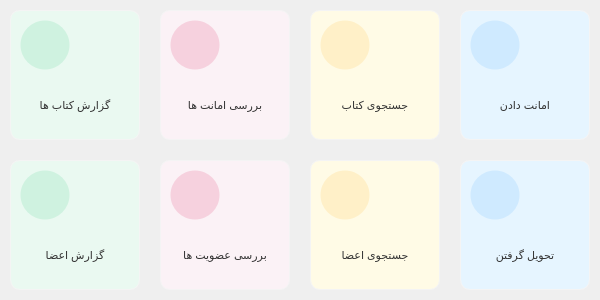
   <widget class="QFrame" name="frame_quick_acc">
    <property name="geometry">
     <rect>
      <x>60</x>
      <y>370</y>
      <width>600</width>
      <height>300</height>
     </rect>
    </property>
    <property name="styleSheet">
     <string notr="true">border-width:0px;
border-style:solid;
border-radius: 10px;
border-color: rgb(255, 255, 255);
color: rgb(50, 50, 50);</string>
    </property>
    <property name="frameShape">
     <enum>QFrame::StyledPanel</enum>
    </property>
    <property name="frameShadow">
     <enum>QFrame::Raised</enum>
    </property>
    <widget class="QFrame" name="frame_acc_2">
     <property name="geometry">
      <rect>
       <x>460</x>
       <y>160</y>
       <width>130</width>
       <height>130</height>
      </rect>
     </property>
     <property name="cursor">
      <cursorShape>PointingHandCursor</cursorShape>
     </property>
     <property name="styleSheet">
      <string notr="true">border-width:1px;
border-style:solid;
border-radius: 10px;
border-color: rgb(244, 244, 244);
background-color: rgb(230, 245, 255);</string>
     </property>
     <property name="frameShape">
      <enum>QFrame::NoFrame</enum>
     </property>
     <property name="frameShadow">
      <enum>QFrame::Raised</enum>
     </property>
     <widget class="QLabel" name="lbl_acc_2_icon">
      <property name="geometry">
       <rect>
        <x>10</x>
        <y>10</y>
        <width>50</width>
        <height>50</height>
       </rect>
      </property>
      <property name="styleSheet">
       <string notr="true">border-width:1px;
border-style:solid;
border-radius: 25px;
border-color: rgba(244, 244, 244, 0);
background-color: rgb(207, 234, 255);</string>
      </property>
      <property name="frameShape">
       <enum>QFrame::NoFrame</enum>
      </property>
      <property name="text">
       <string/>
      </property>
      <property name="pixmap">
       <pixmap>:/Other/Assets/Other/habit-40.png</pixmap>
      </property>
      <property name="scaledContents">
       <bool>false</bool>
      </property>
      <property name="alignment">
       <set>Qt::AlignCenter</set>
      </property>
     </widget>
     <widget class="QLabel" name="lbl_acc_2_title">
      <property name="geometry">
       <rect>
        <x>10</x>
        <y>70</y>
        <width>110</width>
        <height>50</height>
       </rect>
      </property>
      <property name="font">
       <font>
        <pointsize>8</pointsize>
       </font>
      </property>
      <property name="styleSheet">
       <string notr="true">border-color: rgba(0, 0, 0,0);
background-color: rgba(0, 0, 0, 0);
color: rgb(50, 50, 50);</string>
      </property>
      <property name="text">
       <string>تحویل گرفتن</string>
      </property>
      <property name="alignment">
       <set>Qt::AlignCenter</set>
      </property>
     </widget>
    </widget>
    <widget class="QFrame" name="frame_acc_3">
     <property name="geometry">
      <rect>
       <x>310</x>
       <y>10</y>
       <width>130</width>
       <height>130</height>
      </rect>
     </property>
     <property name="cursor">
      <cursorShape>PointingHandCursor</cursorShape>
     </property>
     <property name="styleSheet">
      <string notr="true">border-width:1px;
border-style:solid;
border-radius: 10px;
border-color: rgb(244, 244, 244);
background-color: rgb(255, 251, 230);</string>
     </property>
     <property name="frameShape">
      <enum>QFrame::NoFrame</enum>
     </property>
     <property name="frameShadow">
      <enum>QFrame::Raised</enum>
     </property>
     <widget class="QLabel" name="lbl_acc_3_icon">
      <property name="geometry">
       <rect>
        <x>10</x>
        <y>10</y>
        <width>50</width>
        <height>50</height>
       </rect>
      </property>
      <property name="styleSheet">
       <string notr="true">border-width:1px;
border-style:solid;
border-radius: 25px;
border-color: rgba(244, 244, 244, 0);
background-color: rgb(255, 240, 200);</string>
      </property>
      <property name="frameShape">
       <enum>QFrame::NoFrame</enum>
      </property>
      <property name="text">
       <string/>
      </property>
      <property name="pixmap">
       <pixmap>:/Other/Assets/Other/search-40px.png</pixmap>
      </property>
      <property name="scaledContents">
       <bool>false</bool>
      </property>
      <property name="alignment">
       <set>Qt::AlignCenter</set>
      </property>
     </widget>
     <widget class="QLabel" name="lbl_acc_3_title">
      <property name="geometry">
       <rect>
        <x>10</x>
        <y>70</y>
        <width>110</width>
        <height>50</height>
       </rect>
      </property>
      <property name="font">
       <font>
        <pointsize>8</pointsize>
       </font>
      </property>
      <property name="styleSheet">
       <string notr="true">border-color: rgba(0, 0, 0,0);
background-color: rgba(0, 0, 0, 0);
color: rgb(50, 50, 50);</string>
      </property>
      <property name="text">
       <string>جستجوی کتاب</string>
      </property>
      <property name="alignment">
       <set>Qt::AlignCenter</set>
      </property>
     </widget>
    </widget>
    <widget class="QFrame" name="frame_acc_4">
     <property name="geometry">
      <rect>
       <x>310</x>
       <y>160</y>
       <width>130</width>
       <height>130</height>
      </rect>
     </property>
     <property name="cursor">
      <cursorShape>PointingHandCursor</cursorShape>
     </property>
     <property name="styleSheet">
      <string notr="true">border-width:1px;
border-style:solid;
border-radius: 10px;
border-color: rgb(244, 244, 244);
background-color: rgb(255, 251, 230);</string>
     </property>
     <property name="frameShape">
      <enum>QFrame::NoFrame</enum>
     </property>
     <property name="frameShadow">
      <enum>QFrame::Raised</enum>
     </property>
     <widget class="QLabel" name="lbl_acc_4_icon">
      <property name="geometry">
       <rect>
        <x>10</x>
        <y>10</y>
        <width>50</width>
        <height>50</height>
       </rect>
      </property>
      <property name="styleSheet">
       <string notr="true">border-width:1px;
border-style:solid;
border-radius: 25px;
border-color: rgba(244, 244, 244, 0);
background-color: rgb(255, 240, 200);</string>
      </property>
      <property name="frameShape">
       <enum>QFrame::NoFrame</enum>
      </property>
      <property name="text">
       <string/>
      </property>
      <property name="pixmap">
       <pixmap>:/Other/Assets/Other/search-40px.png</pixmap>
      </property>
      <property name="scaledContents">
       <bool>false</bool>
      </property>
      <property name="alignment">
       <set>Qt::AlignCenter</set>
      </property>
     </widget>
     <widget class="QLabel" name="lbl_acc_4_title">
      <property name="geometry">
       <rect>
        <x>10</x>
        <y>70</y>
        <width>110</width>
        <height>50</height>
       </rect>
      </property>
      <property name="font">
       <font>
        <pointsize>8</pointsize>
       </font>
      </property>
      <property name="styleSheet">
       <string notr="true">border-color: rgba(0, 0, 0,0);
background-color: rgba(0, 0, 0, 0);
color: rgb(50, 50, 50);</string>
      </property>
      <property name="text">
       <string>جستجوی اعضا</string>
      </property>
      <property name="alignment">
       <set>Qt::AlignCenter</set>
      </property>
     </widget>
    </widget>
    <widget class="QFrame" name="frame_acc_1">
     <property name="geometry">
      <rect>
       <x>460</x>
       <y>10</y>
       <width>130</width>
       <height>130</height>
      </rect>
     </property>
     <property name="cursor">
      <cursorShape>PointingHandCursor</cursorShape>
     </property>
     <property name="styleSheet">
      <string notr="true">border-width:1px;
border-style:solid;
border-radius: 10px;
border-color: rgb(244, 244, 244);
background-color: rgb(230, 245, 255);</string>
     </property>
     <property name="frameShape">
      <enum>QFrame::NoFrame</enum>
     </property>
     <property name="frameShadow">
      <enum>QFrame::Raised</enum>
     </property>
     <widget class="QLabel" name="lbl_acc_1_icon">
      <property name="geometry">
       <rect>
        <x>10</x>
        <y>10</y>
        <width>50</width>
        <height>50</height>
       </rect>
      </property>
      <property name="styleSheet">
       <string notr="true">border-width:1px;
border-style:solid;
border-radius: 25px;
border-color: rgba(244, 244, 244, 0);
background-color: rgb(207, 234, 255);</string>
      </property>
      <property name="frameShape">
       <enum>QFrame::NoFrame</enum>
      </property>
      <property name="text">
       <string/>
      </property>
      <property name="pixmap">
       <pixmap>:/Other/Assets/Other/habit-40.png</pixmap>
      </property>
      <property name="scaledContents">
       <bool>false</bool>
      </property>
      <property name="alignment">
       <set>Qt::AlignCenter</set>
      </property>
     </widget>
     <widget class="QLabel" name="lbl_acc_1_title">
      <property name="geometry">
       <rect>
        <x>10</x>
        <y>70</y>
        <width>110</width>
        <height>50</height>
       </rect>
      </property>
      <property name="font">
       <font>
        <pointsize>8</pointsize>
       </font>
      </property>
      <property name="styleSheet">
       <string notr="true">border-color: rgba(0, 0, 0,0);
background-color: rgba(0, 0, 0, 0);
color: rgb(50, 50, 50);</string>
      </property>
      <property name="text">
       <string>امانت دادن</string>
      </property>
      <property name="alignment">
       <set>Qt::AlignCenter</set>
      </property>
     </widget>
    </widget>
    <widget class="QFrame" name="frame_acc_7">
     <property name="geometry">
      <rect>
       <x>10</x>
       <y>10</y>
       <width>130</width>
       <height>130</height>
      </rect>
     </property>
     <property name="cursor">
      <cursorShape>PointingHandCursor</cursorShape>
     </property>
     <property name="styleSheet">
      <string notr="true">border-width:1px;
border-style:solid;
border-radius: 10px;
border-color: rgb(244, 244, 244);
background-color: rgb(234, 249, 241);</string>
     </property>
     <property name="frameShape">
      <enum>QFrame::NoFrame</enum>
     </property>
     <property name="frameShadow">
      <enum>QFrame::Raised</enum>
     </property>
     <widget class="QLabel" name="lbl_acc_7_icon">
      <property name="geometry">
       <rect>
        <x>10</x>
        <y>10</y>
        <width>50</width>
        <height>50</height>
       </rect>
      </property>
      <property name="styleSheet">
       <string notr="true">border-width:1px;
border-style:solid;
border-radius: 25px;
border-color: rgba(244, 244, 244, 0);
background-color: rgb(207, 242, 224);</string>
      </property>
      <property name="frameShape">
       <enum>QFrame::NoFrame</enum>
      </property>
      <property name="text">
       <string/>
      </property>
      <property name="pixmap">
       <pixmap>:/Other/Assets/Other/note-40px.png</pixmap>
      </property>
      <property name="scaledContents">
       <bool>false</bool>
      </property>
      <property name="alignment">
       <set>Qt::AlignCenter</set>
      </property>
     </widget>
     <widget class="QLabel" name="lbl_acc_7_title">
      <property name="geometry">
       <rect>
        <x>10</x>
        <y>70</y>
        <width>110</width>
        <height>50</height>
       </rect>
      </property>
      <property name="font">
       <font>
        <pointsize>8</pointsize>
       </font>
      </property>
      <property name="styleSheet">
       <string notr="true">border-color: rgba(0, 0, 0,0);
background-color: rgba(0, 0, 0, 0);
font: 1۲pt;
color: rgb(50, 50, 50);</string>
      </property>
      <property name="text">
       <string>گزارش کتاب ها</string>
      </property>
      <property name="alignment">
       <set>Qt::AlignCenter</set>
      </property>
     </widget>
    </widget>
    <widget class="QFrame" name="frame_acc_8">
     <property name="geometry">
      <rect>
       <x>10</x>
       <y>160</y>
       <width>130</width>
       <height>130</height>
      </rect>
     </property>
     <property name="cursor">
      <cursorShape>PointingHandCursor</cursorShape>
     </property>
     <property name="styleSheet">
      <string notr="true">border-width:1px;
border-style:solid;
border-radius: 10px;
border-color: rgb(244, 244, 244);
background-color: rgb(234, 249, 241);</string>
     </property>
     <property name="frameShape">
      <enum>QFrame::NoFrame</enum>
     </property>
     <property name="frameShadow">
      <enum>QFrame::Raised</enum>
     </property>
     <widget class="QLabel" name="lbl_acc_8_icon">
      <property name="geometry">
       <rect>
        <x>10</x>
        <y>10</y>
        <width>50</width>
        <height>50</height>
       </rect>
      </property>
      <property name="styleSheet">
       <string notr="true">border-width:1px;
border-style:solid;
border-radius: 25px;
border-color: rgba(244, 244, 244, 0);
background-color: rgb(207, 242, 224);</string>
      </property>
      <property name="frameShape">
       <enum>QFrame::NoFrame</enum>
      </property>
      <property name="text">
       <string/>
      </property>
      <property name="pixmap">
       <pixmap>:/Other/Assets/Other/note-40px.png</pixmap>
      </property>
      <property name="scaledContents">
       <bool>false</bool>
      </property>
      <property name="alignment">
       <set>Qt::AlignCenter</set>
      </property>
     </widget>
     <widget class="QLabel" name="lbl_acc_8_title">
      <property name="geometry">
       <rect>
        <x>10</x>
        <y>70</y>
        <width>110</width>
        <height>50</height>
       </rect>
      </property>
      <property name="font">
       <font>
        <pointsize>8</pointsize>
       </font>
      </property>
      <property name="styleSheet">
       <string notr="true">border-color: rgba(0, 0, 0,0);
background-color: rgba(0, 0, 0, 0);
font: 1۲pt;
color: rgb(50, 50, 50);</string>
      </property>
      <property name="text">
       <string>گزارش اعضا</string>
      </property>
      <property name="alignment">
       <set>Qt::AlignCenter</set>
      </property>
     </widget>
    </widget>
    <widget class="QFrame" name="frame_acc_6">
     <property name="geometry">
      <rect>
       <x>160</x>
       <y>160</y>
       <width>130</width>
       <height>130</height>
      </rect>
     </property>
     <property name="cursor">
      <cursorShape>PointingHandCursor</cursorShape>
     </property>
     <property name="styleSheet">
      <string notr="true">border-width:1px;
border-style:solid;
border-radius: 10px;
border-color: rgb(244, 244, 244);
background-color: rgb(251, 242, 246);</string>
     </property>
     <property name="frameShape">
      <enum>QFrame::NoFrame</enum>
     </property>
     <property name="frameShadow">
      <enum>QFrame::Raised</enum>
     </property>
     <widget class="QLabel" name="lbl_acc_6_icon">
      <property name="geometry">
       <rect>
        <x>10</x>
        <y>10</y>
        <width>50</width>
        <height>50</height>
       </rect>
      </property>
      <property name="styleSheet">
       <string notr="true">border-width:1px;
border-style:solid;
border-radius: 25px;
border-color: rgba(244, 244, 244, 0);
background-color: rgb(246, 209, 222);</string>
      </property>
      <property name="frameShape">
       <enum>QFrame::NoFrame</enum>
      </property>
      <property name="text">
       <string/>
      </property>
      <property name="pixmap">
       <pixmap>:/Other/Assets/Other/events-40px.png</pixmap>
      </property>
      <property name="scaledContents">
       <bool>false</bool>
      </property>
      <property name="alignment">
       <set>Qt::AlignCenter</set>
      </property>
     </widget>
     <widget class="QLabel" name="lbl_acc_6_title">
      <property name="geometry">
       <rect>
        <x>8</x>
        <y>70</y>
        <width>114</width>
        <height>50</height>
       </rect>
      </property>
      <property name="font">
       <font>
        <pointsize>8</pointsize>
       </font>
      </property>
      <property name="styleSheet">
       <string notr="true">border-color: rgba(0, 0, 0,0);
background-color: rgba(0, 0, 0, 0);
font: 1۲pt;
color: rgb(50, 50, 50);</string>
      </property>
      <property name="text">
       <string>بررسی عضویت ها</string>
      </property>
      <property name="alignment">
       <set>Qt::AlignCenter</set>
      </property>
     </widget>
    </widget>
    <widget class="QFrame" name="frame_acc_5">
     <property name="geometry">
      <rect>
       <x>160</x>
       <y>10</y>
       <width>130</width>
       <height>130</height>
      </rect>
     </property>
     <property name="cursor">
      <cursorShape>PointingHandCursor</cursorShape>
     </property>
     <property name="styleSheet">
      <string notr="true">border-width:1px;
border-style:solid;
border-radius: 10px;
border-color: rgb(244, 244, 244);
background-color: rgb(251, 242, 246);</string>
     </property>
     <property name="frameShape">
      <enum>QFrame::NoFrame</enum>
     </property>
     <property name="frameShadow">
      <enum>QFrame::Raised</enum>
     </property>
     <widget class="QLabel" name="lbl_acc_5_icon">
      <property name="geometry">
       <rect>
        <x>10</x>
        <y>10</y>
        <width>50</width>
        <height>50</height>
       </rect>
      </property>
      <property name="styleSheet">
       <string notr="true">border-width:1px;
border-style:solid;
border-radius: 25px;
border-color: rgba(244, 244, 244, 0);
background-color: rgb(246, 209, 222);</string>
      </property>
      <property name="frameShape">
       <enum>QFrame::NoFrame</enum>
      </property>
      <property name="text">
       <string/>
      </property>
      <property name="pixmap">
       <pixmap>:/Other/Assets/Other/events-40px.png</pixmap>
      </property>
      <property name="scaledContents">
       <bool>false</bool>
      </property>
      <property name="alignment">
       <set>Qt::AlignCenter</set>
      </property>
     </widget>
     <widget class="QLabel" name="lbl_acc_5_title">
      <property name="geometry">
       <rect>
        <x>8</x>
        <y>70</y>
        <width>114</width>
        <height>50</height>
       </rect>
      </property>
      <property name="font">
       <font>
        <pointsize>8</pointsize>
       </font>
      </property>
      <property name="styleSheet">
       <string notr="true">border-color: rgba(0, 0, 0,0);
background-color: rgba(0, 0, 0, 0);
font: 1۲pt;
color: rgb(50, 50, 50);</string>
      </property>
      <property name="text">
       <string>بررسی امانت ها</string>
      </property>
      <property name="alignment">
       <set>Qt::AlignCenter</set>
      </property>
     </widget>
    </widget>
   </widget>
